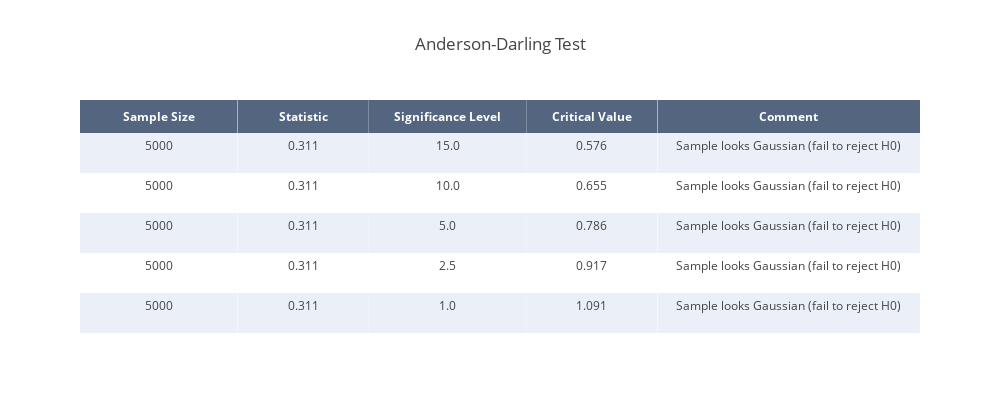

The notebook cell saved with this chart:
### Markdown cell above
### Anderson-Darling
The Anderson-Darling test is another statistical test that can be used to determine whether the distribution of the data sample deviates from the Gaussian distribution. The test is named after Theodore Wilbur Anderson and Donald Allan Darling, who first described it in 1952. A feature of this test is that it provides a list of critical values, not just a single p-value, which allows a more thorough interpretation of the result.

### Code cell
# Normality test
test = "Anderson-Darling Test"
result = anderson(samples_i_t)

# Round results
stat = round(result.statistic, 3)

# Create table
result_mat = []
for i in range(len(result.critical_values)):
    sl, cv = result.significance_level[i], result.critical_values[i]
    if result.statistic < result.critical_values[i]:
        msg = 'Sample looks Gaussian (fail to reject H0)'
    else:
        msg = 'Sample does not look Gaussian (reject H0)'
    result_mat.append([len(samples_i_t), stat, sl, cv, msg])

trace = go.Table(
    header=dict(values=['<b>Sample Size</b>', '<b>Statistic</b>', '<b>Significance Level</b>', '<b>Critical Value</b>', '<b>Comment</b>'],
                line = dict(width=0),
                fill = dict(color='rgba(42,63,95,0.8)'),
                align = 'center',
                font = dict(
                    color = '#ffffff',
                    size = 12
                )),
    cells=dict(values=np.array(result_mat).T,
               line = dict(width=0),
               fill = dict(color=[['#EBF0F8', '#ffffff', '#EBF0F8', '#ffffff', '#EBF0F8']]),
               align = 'center',
               height = 40),
    columnwidth=[0.3, 0.25, 0.3, 0.25, 0.5])
       
data = [trace]

layout = dict(title=test, height=415, width=1000)

andar_table = dict(data=data, layout=layout)

# Plot table
py.offline.iplot(andar_table)

### Figure 1 — Plotly figure (JSON) as saved in the notebook; plotly's stock layout.template omitted (floating-point values rounded to 4 significant figures)
{"data": [{"cells": {"align": "center", "fill": {"color": [["#EBF0F8", "#ffffff", "#EBF0F8", "#ffffff", "#EBF0F8"]]}, "height": 40, "line": {"width": 0}, "values": [["5000", "5000", "5000", "5000", "5000"], ["0.311", "0.311", "0.311", "0.311", "0.311"], ["15.0", "10.0", "5.0", "2.5", "1.0"], ["0.576", "0.655", "0.786", "0.917", "1.091"], ["Sample looks Gaussian (fail to reject H0)", "Sample looks Gaussian (fail to reject H0)", "Sample looks Gaussian (fail to reject H0)", "Sample looks Gaussian (fail to reject H0)", "Sample looks Gaussian (fail to reject H0)"]]}, "columnwidth": [0.3, 0.25, 0.3, 0.25, 0.5], "header": {"align": "center", "fill": {"color": "rgba(42,63,95,0.8)"}, "font": {"color": "#ffffff", "size": 12}, "line": {"width": 0}, "values": ["<b>Sample Size</b>", "<b>Statistic</b>", "<b>Significance Level</b>", "<b>Critical Value</b>", "<b>Comment</b>"]}, "type": "table", "uid": "2f98552f-bb48-47f2-a8d9-4b7e5350d5cf"}], "layout": {"height": 415, "title": {"text": "Anderson-Darling Test"}, "width": 1000}}
